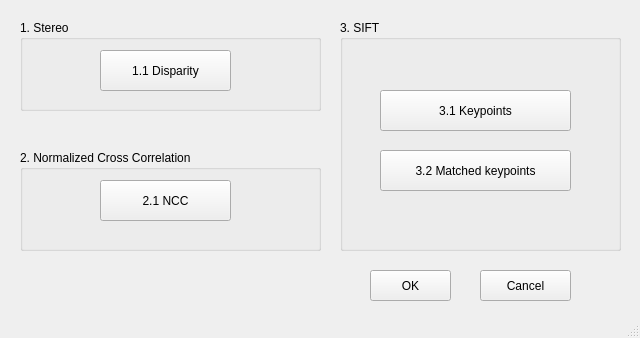
<?xml version="1.0" encoding="UTF-8"?>
<ui version="4.0">
 <class>MainWindow</class>
 <widget class="QMainWindow" name="MainWindow">
  <property name="geometry">
   <rect>
    <x>0</x>
    <y>0</y>
    <width>640</width>
    <height>338</height>
   </rect>
  </property>
  <property name="windowTitle">
   <string>Cv2019_hw2</string>
  </property>
  <widget class="QWidget" name="centralwidget">
   <widget class="QGroupBox" name="groupBox">
    <property name="geometry">
     <rect>
      <x>20</x>
      <y>20</y>
      <width>301</width>
      <height>91</height>
     </rect>
    </property>
    <property name="title">
     <string>1. Stereo</string>
    </property>
    <widget class="QPushButton" name="pushButton">
     <property name="geometry">
      <rect>
       <x>80</x>
       <y>30</y>
       <width>131</width>
       <height>41</height>
      </rect>
     </property>
     <property name="text">
      <string>1.1 Disparity</string>
     </property>
    </widget>
   </widget>
   <widget class="QGroupBox" name="groupBox_2">
    <property name="geometry">
     <rect>
      <x>20</x>
      <y>150</y>
      <width>301</width>
      <height>101</height>
     </rect>
    </property>
    <property name="title">
     <string>2. Normalized Cross Correlation</string>
    </property>
    <widget class="QPushButton" name="pushButton_2">
     <property name="geometry">
      <rect>
       <x>80</x>
       <y>30</y>
       <width>131</width>
       <height>41</height>
      </rect>
     </property>
     <property name="text">
      <string>2.1 NCC</string>
     </property>
    </widget>
   </widget>
   <widget class="QGroupBox" name="groupBox_3">
    <property name="geometry">
     <rect>
      <x>340</x>
      <y>20</y>
      <width>281</width>
      <height>231</height>
     </rect>
    </property>
    <property name="title">
     <string>3. SIFT</string>
    </property>
    <widget class="QPushButton" name="pushButton_3">
     <property name="geometry">
      <rect>
       <x>40</x>
       <y>70</y>
       <width>191</width>
       <height>41</height>
      </rect>
     </property>
     <property name="text">
      <string>3.1 Keypoints</string>
     </property>
    </widget>
    <widget class="QPushButton" name="pushButton_4">
     <property name="geometry">
      <rect>
       <x>40</x>
       <y>130</y>
       <width>191</width>
       <height>41</height>
      </rect>
     </property>
     <property name="text">
      <string>3.2 Matched keypoints</string>
     </property>
    </widget>
   </widget>
   <widget class="QPushButton" name="pushButton_5">
    <property name="geometry">
     <rect>
      <x>370</x>
      <y>270</y>
      <width>81</width>
      <height>31</height>
     </rect>
    </property>
    <property name="text">
     <string>OK</string>
    </property>
   </widget>
   <widget class="QPushButton" name="pushButton_6">
    <property name="geometry">
     <rect>
      <x>480</x>
      <y>270</y>
      <width>91</width>
      <height>31</height>
     </rect>
    </property>
    <property name="text">
     <string>Cancel</string>
    </property>
   </widget>
  </widget>
  <widget class="QMenuBar" name="menubar">
   <property name="geometry">
    <rect>
     <x>0</x>
     <y>0</y>
     <width>640</width>
     <height>18</height>
    </rect>
   </property>
  </widget>
  <widget class="QStatusBar" name="statusbar"/>
 </widget>
 <resources/>
 <connections/>
</ui>
